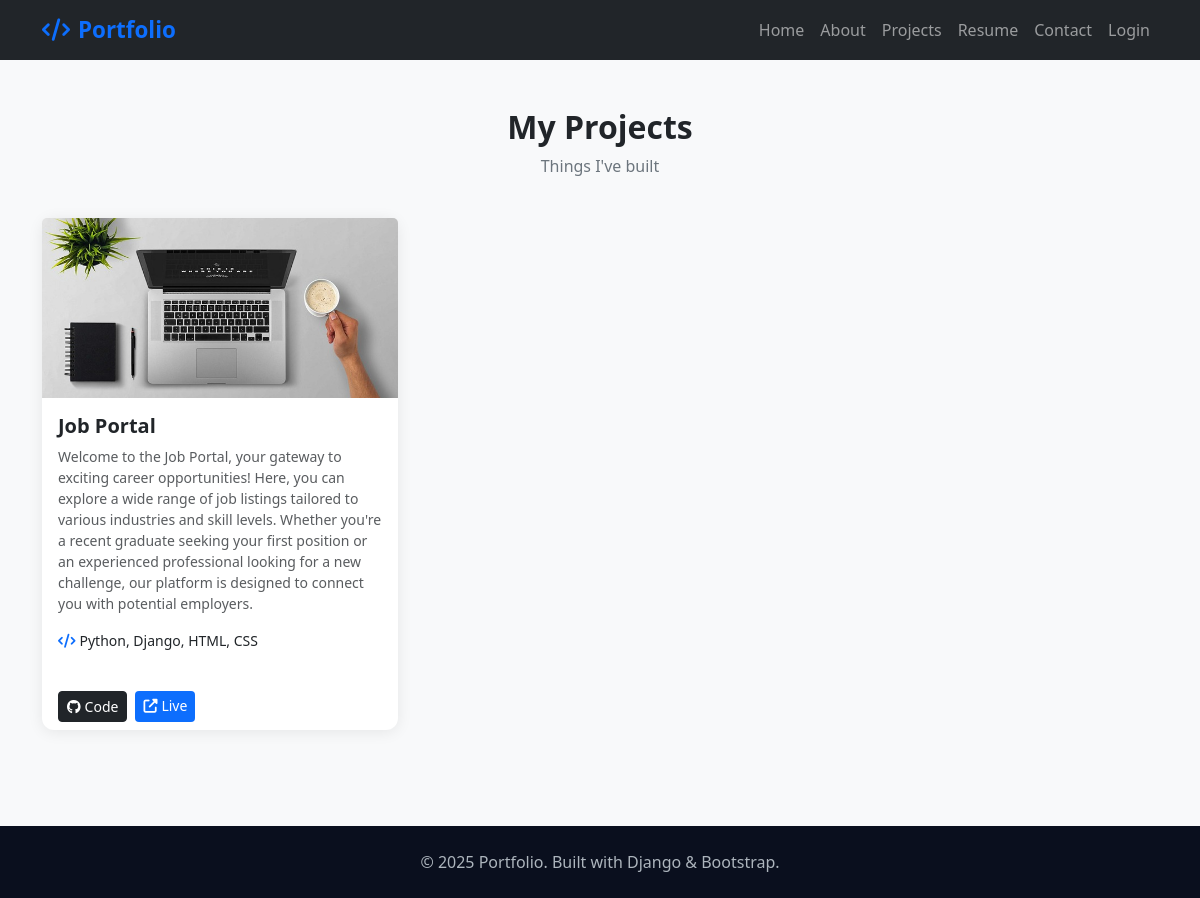
/projects/, run on the app's committed database.
### portfolio/models.py (models this page shows, shortened)
class Project(models.Model):
    profile = models.ForeignKey(Profile, on_delete=models.CASCADE, related_name='projects')
    title = models.CharField(max_length=200)
    description = models.TextField()
    technologies = models.CharField(max_length=300, blank=True)
    project_url = models.URLField(blank=True)
    github_url = models.URLField(blank=True)
    image = models.ImageField(upload_to='projects/', blank=True, null=True)
    created_at = models.DateField(auto_now_add=True)
    class Meta:
        ordering = ['-created_at']

### portfolio/views.py (the view)
# urls.py: path('projects/', views.projects_view, name='projects'),
def projects_view(request):
    profile  = Profile.objects.first()
    projects = Project.objects.all()
    return render(request, 'portfolio/projects.html', {'profile': profile, 'projects': projects})

### portfolio/templates/portfolio/projects.html (shortened to what this page needs)
{% extends 'portfolio/base.html' %}
{% block content %}
<div class="container py-5">
  <h2 class="section-title text-center">My Projects</h2>
  <p class="section-subtitle text-center">Things I've built</p>
  <div class="row g-4">
    {% for project in projects %}
    <div class="col-md-4">
      <div class="card h-100">
        {% if project.image %}<img src="{{ project.image.url }}" class="card-img-top" style="height:180px;object-fit:cover" alt="{{ project.title }}">{% endif %}
        <div class="card-body">
          <h5 class="fw-bold">{{ project.title }}</h5>
          <p class="text-muted small">{{ project.description }}</p>
          {% if project.technologies %}<p class="small"><i class="fas fa-code me-1 text-primary"></i>{{ project.technologies }}</p>{% endif %}
        </div>
        <div class="card-footer bg-transparent border-0 d-flex gap-2">
          {% if project.github_url %}<a href="{{ project.github_url }}" class="btn btn-sm btn-dark" target="_blank"><i class="fab fa-github me-1"></i>Code</a>{% endif %}
          {% if project.project_url %}<a href="{{ project.project_url }}" class="btn btn-sm btn-primary" target="_blank"><i class="fas fa-external-link-alt me-1"></i>Live</a>{% endif %}
        </div>
      </div>
    </div>
    {% empty %}
    <div class="col text-center text-muted py-5"><i class="fas fa-folder-open fa-3x mb-3"></i><p>No projects yet.</p></div>
    {% endfor %}
  </div>
</div>
{% endblock %}

### portfolio/templates/portfolio/base.html (style rules this page uses)
:root { --primary: #0d6efd; --dark: #0a0f1e; }
body { font-family: 'Segoe UI', sans-serif; background: #f8f9fa; }
.btn-primary { background: var(--primary); border: none; }
.section-title { font-size: 2rem; font-weight: 700; margin-bottom: .5rem; }
.section-subtitle { color: #6c757d; margin-bottom: 2.5rem; }
.card { border: none; box-shadow: 0 2px 15px rgba(0,0,0,.08); border-radius: 12px; }

### data on the page
Project: image (picture), title "Job Portal", description "Welcome to the Job Portal, your gateway to exciting career opportunities! Here, you can explore a wide range of job listings tailored to various industries and skill levels. Whether you're a recent graduate seeking your first position or an experienced professional looking for a new challenge, our platform is designed to connect you with potential employers.", technologies "Python, Django, HTML, CSS"
